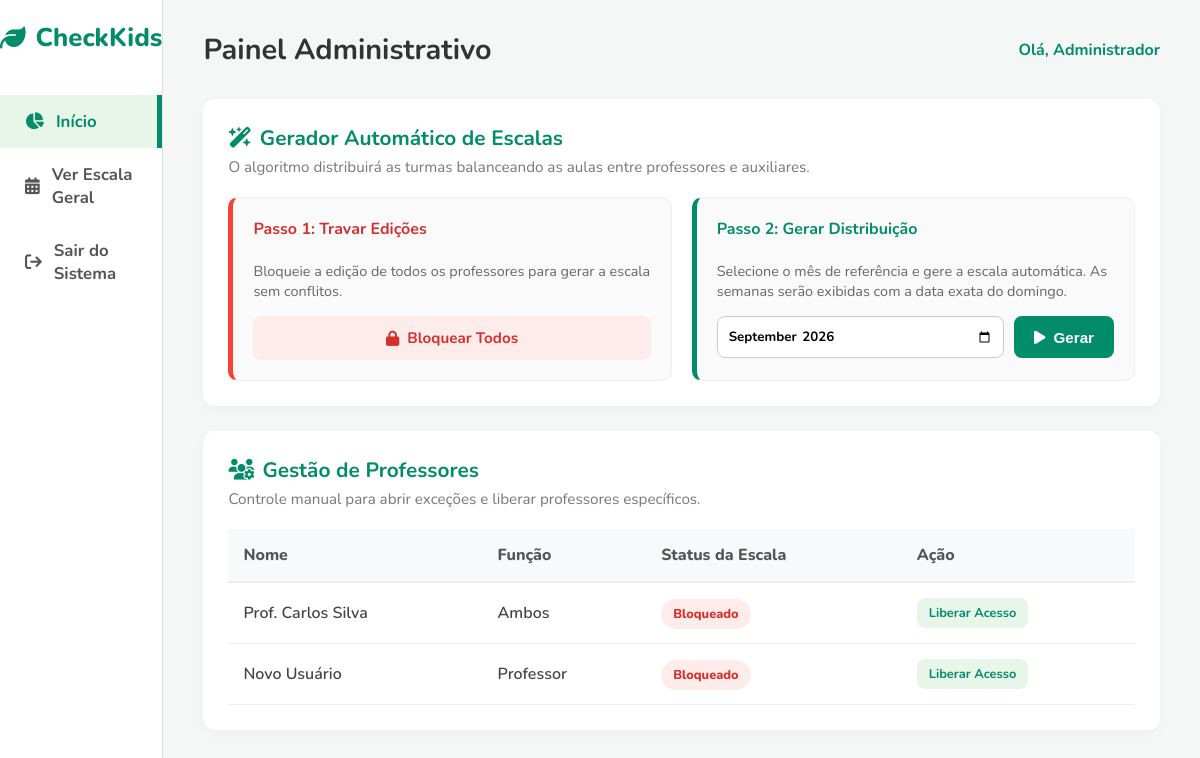
/admin_dashboard (signed in), run on the app's committed database.
### app.py (models this page shows)
class Usuario(UserMixin, db.Model):
    id = db.Column(db.Integer, primary_key=True)
    nome = db.Column(db.String(100), nullable=False)
    email = db.Column(db.String(100), unique=True, nullable=False)
    telefone = db.Column(db.String(20), nullable=True)
    senha_hash = db.Column(db.String(200), nullable=False)
    is_admin = db.Column(db.Boolean, default=False) # <- ESTE É O ADMIN MASTER
    is_professor = db.Column(db.Boolean, default=False)
    cpf = db.Column(db.String(14), nullable=True)
    data_nascimento = db.Column(db.String(10), nullable=True)
    sexo = db.Column(db.String(20), nullable=True)
    cep = db.Column(db.String(10), nullable=True)
    foto_perfil = db.Column(db.String(255), default='default.png')
    funcao_papeis = db.Column(db.String(20), default='professor')
    disponibilidade_dias = db.Column(db.String(200), nullable=True)
    classes_preferidas = db.Column(db.String(100), nullable=True)
    pode_editar_escala = db.Column(db.Boolean, default=False)
    criancas = db.relationship('Crianca', backref='responsavel', lazy=True)

### app.py (the view)
@app.route('/admin_dashboard')
@login_required
def admin_dashboard():
    if not current_user.is_admin:
        flash('Acesso negado. Área restrita à diretoria.', 'danger')
        return redirect(url_for('dashboard'))
    professores = Usuario.query.filter_by(is_professor=True).all()
    criancas = Crianca.query.all()
    turmas = Turma.query.all()
    responsaveis = Responsavel.query.all()
    return render_template(
        'admin_dashboard.html',
        professores=professores,
        criancas=criancas,
        turmas=turmas,
        responsaveis=responsaveis,
        mes_padrao=datetime.now().strftime('%Y-%m')
    )

### app.py (called while the page is built)
@app.after_request
def desativar_cache_paginas_autenticadas(response):
    if current_user.is_authenticated:
        response.headers['Cache-Control'] = 'no-store, no-cache, must-revalidate, max-age=0'
        response.headers['Pragma'] = 'no-cache'
        response.headers['Expires'] = '0'
    return response

@login_manager.user_loader
def load_user(user_id):
    return db.session.get(Usuario, int(user_id))

### templates/admin_dashboard.html (shortened to what this page needs)
<!DOCTYPE html>
<html lang="pt-BR">
<head>
    <link rel="stylesheet" href="https://cdnjs.cloudflare.com/ajax/libs/font-awesome/6.4.0/css/all.min.css">
</head>
<body>
    <div class="sidebar">
        <div class="brand">
            <i class="fa-solid fa-leaf"></i> CheckKids
        </div>
        <ul class="menu">
            <li><a href="{{ url_for('admin_dashboard') }}" class="active"><i class="fa-solid fa-chart-pie"></i> Início</a></li>
            <li><a href="{{ url_for('admin_escala') }}"><i class="fa-solid fa-calendar-alt"></i> Ver Escala Geral</a></li>
            <li style="margin-top: auto;"><a href="{{ url_for('logout') }}"><i class="fa-solid fa-arrow-right-from-bracket"></i> Sair do Sistema</a></li>
        </ul>
    </div>
    <div class="main-content">
        <div class="header">
            <h1>Painel Administrativo</h1>
            <div class="user-profile">Olá, Administrador</div>
        </div>
        <div class="card">
            <div class="card-header">
                <h3><i class="fa-solid fa-wand-magic-sparkles"></i> Gerador Automático de Escalas</h3>
                <p>O algoritmo distribuirá as turmas balanceando as aulas entre professores e auxiliares.</p>
            </div>
            <div class="steps-grid">
                <div class="step-box red-step">
                    <h4 style="margin-top: 0; color: #d32f2f;">Passo 1: Travar Edições</h4>
                    <p style="font-size: 0.9rem; color: #666; margin-bottom: 15px;">Bloqueie a edição de todos os professores para gerar a escala sem conflitos.</p>
                    <a href="{{ url_for('bloquear_todas_escalas') }}" class="btn btn-red" style="width: 100%; box-sizing: border-box;">
                        <i class="fa-solid fa-lock"></i> Bloquear Todos
                    </a>
                </div>
                <div class="step-box">
                    <h4 style="margin-top: 0; color: #028c6a;">Passo 2: Gerar Distribuição</h4>
                    <p style="font-size: 0.9rem; color: #666; margin-bottom: 15px;">Selecione o mês de referência e gere a escala automática. As semanas serão exibidas com a data exata do domingo.</p>
                    <form action="{{ url_for('gerar_escala') }}" method="POST" style="display: flex; gap: 10px;">
                        <input type="month" name="mes_referencia" value="{{ mes_padrao }}" required style="padding: 10px; border-radius: 8px; border: 1px solid #ccc; flex-grow: 1; font-family: 'Nunito'; font-weight: bold;">
                        <button type="submit" class="btn btn-green">
                            <i class="fa-solid fa-play"></i> Gerar
                        </button>
                    </form>
                </div>
            </div>
        </div>
        <div class="card">
            <div class="card-header">
                <h3><i class="fa-solid fa-users-gear"></i> Gestão de Professores</h3>
                <p>Controle manual para abrir exceções e liberar professores específicos.</p>
            </div>
            <table class="modern-table">
                <thead>
                    <tr>
                        <th>Nome</th>
                        <th>Função</th>
                        <th>Status da Escala</th>
                        <th>Ação</th>
                    </tr>
                </thead>
                <tbody>
                    {% for prof in professores %}
                    <tr>
                        <td>{{ prof.nome }}</td>
                        <td>{{ prof.funcao_papeis.capitalize() if prof.funcao_papeis else "Não definida" }}</td>
                        <td>
                            {% if prof.pode_editar_escala %}
                                <span class="badge badge-green">Liberado</span>
                            {% else %}
                                <span class="badge badge-red">Bloqueado</span>
                            {% endif %}
                        </td>
                        <td>
                            {% if prof.pode_editar_escala %}
                                <a href="{{ url_for('toggle_escala', prof_id=prof.id) }}" class="btn btn-red" style="padding: 6px 12px; font-size: 0.8rem;">Bloquear</a>
                            {% else %}
                                <a href="{{ url_for('toggle_escala', prof_id=prof.id) }}" class="btn btn-outline" style="padding: 6px 12px; font-size: 0.8rem;">Liberar Acesso</a>
                            {% endif %}
                        </td>
                    </tr>
                    {% endfor %}
                </tbody>
            </table>
        </div>
    </div>
</body>
</html>

### templates/admin_dashboard.html (style rules this page uses)
body { margin: 0; font-family: 'Nunito', sans-serif; background: #f4f7f6; display: flex; height: 100vh; overflow: hidden; }
.sidebar { width: 260px; background: #ffffff; border-right: 1px solid #e0e0e0; display: flex; flex-direction: column; padding: 20px 0; }
.brand { font-size: 1.6rem; font-weight: 800; color: #028c6a; text-align: center; margin-bottom: 40px; display: flex; align-items: center; justify-content: center; gap: 10px; }
.menu { list-style: none; padding: 0; margin: 0; flex-grow: 1; }
.menu li a { display: flex; align-items: center; gap: 12px; padding: 15px 25px; color: #555; text-decoration: none; font-weight: 700; transition: 0.2s; font-size: 1.05rem; }
.menu li a:hover, .menu li a.active { background: #e8f5e9; color: #028c6a; border-right: 5px solid #028c6a; }
.main-content { flex-grow: 1; padding: 30px 40px; overflow-y: auto; }
.header { display: flex; justify-content: space-between; align-items: center; margin-bottom: 30px; }
.header h1 { margin: 0; font-size: 1.8rem; color: #333; }
.user-profile { font-weight: 700; color: #028c6a; }
.card { background: #fff; border-radius: 12px; padding: 25px; box-shadow: 0 4px 12px rgba(0,0,0,0.03); margin-bottom: 25px; }
.card-header { margin-bottom: 20px; }
.card-header h3 { margin: 0; color: #028c6a; font-size: 1.3rem; display: flex; align-items: center; gap: 8px; }
.card-header p { margin: 5px 0 0 0; color: #777; font-size: 0.95rem; }
.steps-grid { display: grid; grid-template-columns: 1fr 1fr; gap: 20px; }
.step-box { background: #fafafa; border: 1px solid #eee; border-radius: 10px; padding: 20px; border-left: 5px solid #028c6a; }
.step-box.red-step { border-left-color: #f44336; }
.btn { display: inline-flex; align-items: center; justify-content: center; gap: 8px; padding: 12px 20px; border-radius: 8px; font-weight: 700; text-decoration: none; cursor: pointer; border: none; font-size: 0.95rem; transition: 0.2s; }
.btn-red { background: #fdecea; color: #d32f2f; }
.btn-green { background: #028c6a; color: white; }
.btn-outline { background: #e8f5e9; color: #028c6a; }
.modern-table { width: 100%; border-collapse: collapse; }
.modern-table th { background: #f8f9fa; color: #555; font-weight: 800; text-align: left; padding: 15px; border-bottom: 2px solid #eee; }
.modern-table td { padding: 15px; border-bottom: 1px solid #eee; color: #444; font-weight: 600; }
.badge { padding: 6px 12px; border-radius: 20px; font-size: 0.8rem; font-weight: 800; }
.badge-red { background: #fdecea; color: #d32f2f; }

### data on the page
Usuario: nome "Prof. Carlos Silva", funcao_papeis "Ambos", pode_editar_escala "Bloqueado"
Usuario: nome "Novo Usuário", funcao_papeis "Professor", pode_editar_escala "Bloqueado"
